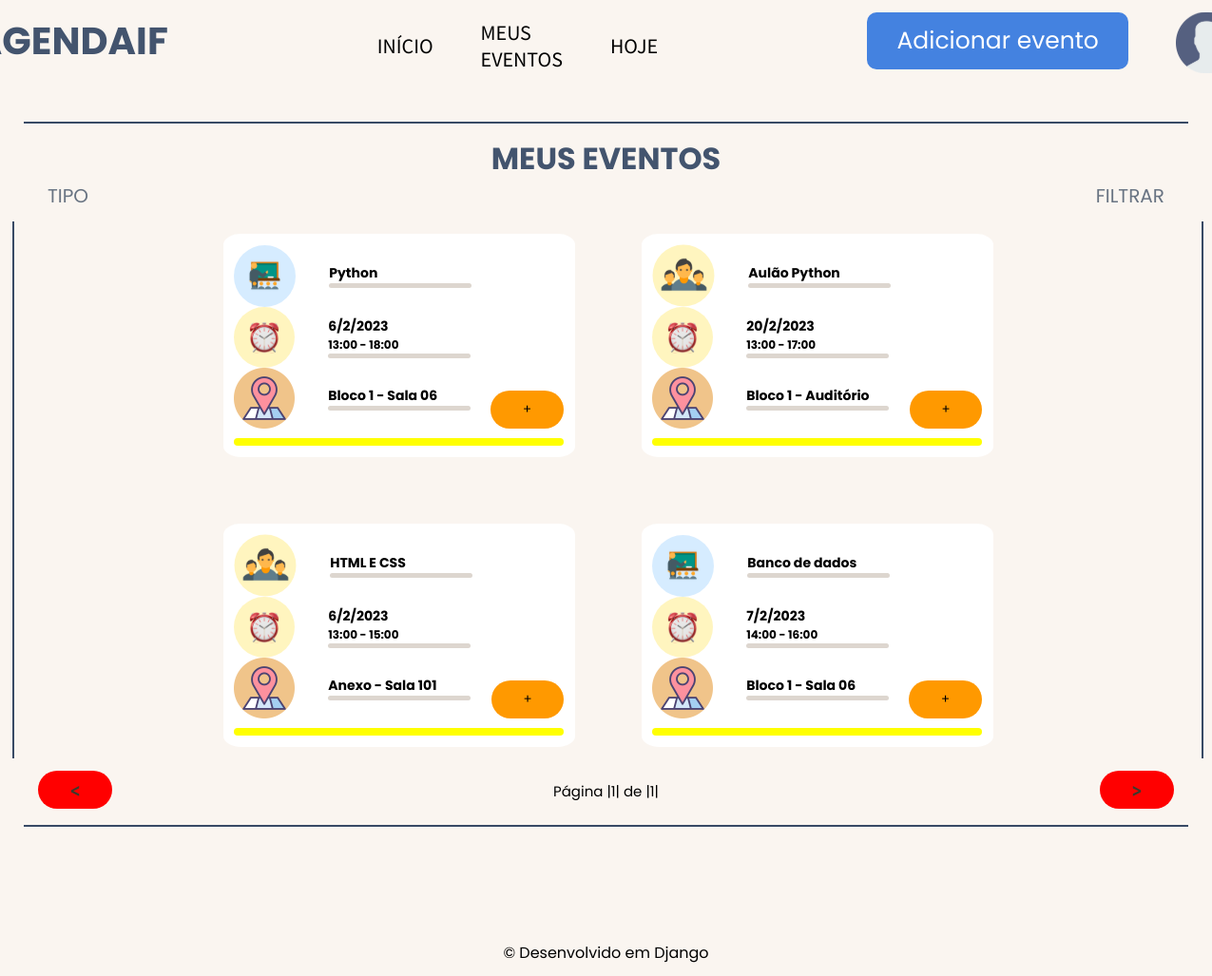
Page /eventos/home/ (signed in) on the committed database.
### events/models.py (models this page shows, shortened)
class Eventos(models.Model):
    name = models.CharField(max_length=80, verbose_name= 'Disciplina ou Tema:')
    registrationDate = models.DateField(default= date.today, verbose_name= 'Data')
    timeStart = models.TimeField( verbose_name= 'Hora inicial')
    timeEnd = models.TimeField(verbose_name= 'Hora final')
    meals = models.DecimalField(max_digits=3, decimal_places= 0, verbose_name= 'Refeições')
    tipo = models.CharField(max_length=12)
    local = models.ForeignKey(Salas, on_delete= models.DO_NOTHING, verbose_name= 'Local')
    user = models.ForeignKey(User, on_delete=models.DO_NOTHING)
    class Meta:
        verbose_name = 'Evento'

class Salas(models.Model):
    name = models.CharField(max_length=30)
    tam = models.DecimalField(max_digits=3, decimal_places=0)
    def __str__(self) -> str:
        return self.name
    class Meta:
        verbose_name = 'Sala'

### events/views.py (the view)
# urls.py: path('home/', views.home, name = 'home'),
def home(request):
    status = request.GET.get('status')
    if request.session.get('user'):
        user = User.objects.get(id = request.session['user'])
        dateToday = date.today()
        events = Eventos.objects.filter(user = user)
        paginator = Paginator(events, 8)
        page_num =  request.GET.get('page')
        page = paginator.get_page(page_num)
        return render(request, 'home.html', {'Eventos': events, 'user': user, 'status': status, 'page': page, 'today': dateToday})
    else:
        return redirect('/usuario/login/?status=2')

### users/models.py (called while the page is built)
    def __str__(self) -> str:
        return self.name

### events/templates/home.html (shortened to what this page needs)
{% extends 'baseMyEvents.html' %} {% load static %} {% block 'content' %}
<div class="header">
  <h1>MEUS EVENTOS</h1>
  <div class="filters">
    <div class="dropdownFilterStart">
      <ul class="dropdown">
          <li>TIPO</li>
      </ul>
    </div>
    <div class="dropdownFilter">
      <ul class="dropdown">
          <li>FILTRAR</li>
      </ul>
    </div>
  </div>
</div>
<div class="word">
  <div class="line3"></div>
  <section>
    {% for evento in page.object_list %}
    <div class="block">
      <div class="block2">
        <div class="square">
          <aside>
            {% if evento.tipo == 'Aula' %}
              <img src="{% static 'img/classroom.svg' %}" />
            {% endif %}
            {% if evento.tipo == 'Evento' %}
              <img src="{% static 'img/events.svg' %}" />
            {% endif %}
            <div class="info">
              <h1>{{evento.name}}</h1>
              <div class="line2"></div>
            </div>
          </aside>
          <aside>
            <img src="{% static 'img/time.svg' %}" />
            <div class="info">
              <h1>
                {{evento.registrationDate.day}}/{{evento.registrationDate.month}}/{{evento.registrationDate.year}}
              </h1>
              <h4>{{evento.timeStart}} - {{evento.timeEnd}}</h4>
              <div class="line2"></div>
            </div>
          </aside>
          <aside>
            <img src="{% static 'img/local.svg' %}" />
            <div class="info">
              <h1>{{evento.local}}</h1>
              <div class="line2"></div>
            </div>
          </aside>
        </div>
        <button class="openmodal" id="dialog{{evento.id}}">+</button>
      </div>
      {% if today != evento.registrationDate %}
      <aside>
        <div class="line2-1" style="background-color: yellow;"></div>
      </aside>
      {% endif %}
    </div>
    {% endfor %}
  </section>
  <div class="line3"></div>
  {% endblock %}

### templates/baseMyEvents.html (shortened to what this page needs)
{% load static %}
<!DOCTYPE html>
<html lang="pt-BR">
<head>
    <link href="{% static 'css/base.css' %}" rel="stylesheet">
</head>
<body>
    <header>
        <nav>
            <h1>AGENDAIF</h1>
            <ul>
                <li><a href="{% url 'allEvents' %}">INÍCIO</a></li>
                <li><a href="{% url 'home' %}">MEUS EVENTOS</a></li>
                <li><a href="{% url 'today' %}">HOJE</a></li>
            </ul>
            <div class="menu">
                <a href="{% url 'addEvent' %}"><button>Adicionar evento</button></a>
                <ul class="dropdown">
                    <li><a href="#"><img src="{% static 'img/you.svg' %}"></a></li>
                </ul>
            </div>
        </nav>
        <div class="line"></div>
    </header>
    <main>
        {%block 'content' %}
        {% endblock %}
    </main>
    <div class="footerButtons">
        {% if page.has_previous %}
            <a href="{% url 'home' %}?page={{page.previous_page_number}}"><img src="{% static 'img/left.svg' %}"></a>
        {% else %}
            <a href=""><img src="{% static 'img/leftRed.svg' %}"></a>
        {% endif %}
        <span>
            Página |{{ page.number }}| de |{{page.paginator.num_pages}}|
        </span>
        {% if page.has_next %}
            <a href="{% url 'home' %}?page={{page.next_page_number}}"><img src="{% static 'img/right.svg' %}"></a>
        {% else %}
            <a href=""><img src="{% static 'img/rightRed.svg' %}"></a>
        {% endif %}
    </div>
    <footer>
        <div class="line"></div>
        <p>© Desenvolvido em Django</p>
    </footer>
</body>
</html>

### static/css/base.css (style rules this page uses)
* { margin: 0; padding: 0; box-sizing: border-box; font-family: 'Poppins', sans-serif; }
.line { width: 98%; padding: 1px; background-color: #384A65; }
.line2 { width: 150px; padding: 2.5px; border-radius: 12px; background-color: #DDD6CF; }
.line2-1 { width: 350px; padding: 4px; border-radius: 12px; margin-top: 5px; background-color: #15ff00; }
.line3 { height: 100%; padding: 1px; background-color: #384A65; }
body { display: flex; flex-direction: column; height: 100vh; background-color: #FAF5F0; }
header { display: flex; flex-direction: column; align-items: center; justify-content: center; padding: 1%; gap: 45px; }
header h1 { font-size: 40px; color: #43546E; }
header nav { display: flex; gap: 220px; }
header nav div.menu { display: flex; gap: 50px; }
header nav ul { gap: 50px; display: flex; align-items: center; }
header nav ul li, a { font-family: 'Source Sans Pro', sans-serif; list-style: none; text-decoration: none; }
header ul li a { font-size: 22px; color: black; }
header nav button { display: flex; align-items: center; font-size: 25px; background-color: #4482e0; color: white; justify-content: center; width: 275px; height: 60px; border-radius: 10px; border: none; cursor: pointer; }
header nav ul.dropdown { display: flex; flex-direction: column; align-items: center; justify-content: center; position: relative; }
main { display: flex; flex-direction: column; flex: 1 0 auto; }
main div.header h1 { display: flex; justify-content: center; color: #43546E; }
main div.header div.filters { display: flex; align-items: center; justify-content: space-between; }
main div.header div.filters div.dropdownFilter { display: flex; padding: 0 50px; color: #687382; font-size: 20px; }
main div.header div.filters div.dropdownFilter ul.dropdown { display: flex; flex-direction: column; align-items: center; justify-content: center; position: relative; list-style: none; }
main div.header div.filters div.dropdownFilter ul li { cursor: pointer; }
main div.header div.filters div.dropdownFilterStart { display: flex; padding-left: 50px; color: #687382; font-size: 20px; }
main div.header div.filters div.dropdownFilterStart ul.dropdown { display: flex; flex-direction: column; align-items: center; justify-content: center; position: relative; list-style: none; }
main div.header div.filters div.dropdownFilterStart ul li { cursor: pointer; }
main div.word { display: flex; padding: 1% 1%; height: 90%; }
main section { flex: 1 0 auto; height: auto; width: 100%; display: flex; flex-wrap: wrap; justify-content: center; align-items: center; gap: 70px; padding: 1% 3%; }
main section div.block { display: flex; flex-direction: column; justify-content: center; width: 370px; height: 235px; gap: 2%; padding: 0 1%; background-color: white; border-radius: 5%; }
main section div.block aside { font-size: 12px; display: flex; gap: 35px; align-items: center; }
main section div.block aside div.info { display: flex; flex-direction: column; }
main section div.block div.block2 { display: flex; align-items:flex-end; justify-content: center; gap: 20px; }
main section div.block div.block2 button { display: flex; align-items: center; justify-content: center; background-color: #FF9900; border: none; border-radius: 20px; color: black; height: 40px; width: 80px; cursor: pointer; }
footer { display: flex; flex-direction: column; align-items: center; padding: 1%; flex-shrink: 0; gap: 120px; }
.footerButtons { display: flex; justify-content: space-between; padding: 0 40px; }
span { font-size: 15px; display: flex; align-items: center; }

### rows in the picture
Eventos: name "Python", registrationDate.day "6", registrationDate.month "2", registrationDate.year "2023", timeStart "13:00", timeEnd "18:00", local "Bloco 1 - Sala 06"
Eventos: name "Aulão Python", registrationDate.day "20", registrationDate.month "2", registrationDate.year "2023", timeStart "13:00", timeEnd "17:00", local "Bloco 1 - Auditório"
Eventos: name "HTML E CSS", registrationDate.day "6", registrationDate.month "2", registrationDate.year "2023", timeStart "13:00", timeEnd "15:00", local "Anexo - Sala 101"
Eventos: name "Banco de dados", registrationDate.day "7", registrationDate.month "2", registrationDate.year "2023", timeStart "14:00", timeEnd "16:00", local "Bloco 1 - Sala 06"

### other values in the picture
{{ page.number }} "1"
{{ page.paginator.num_pages }} "1"
